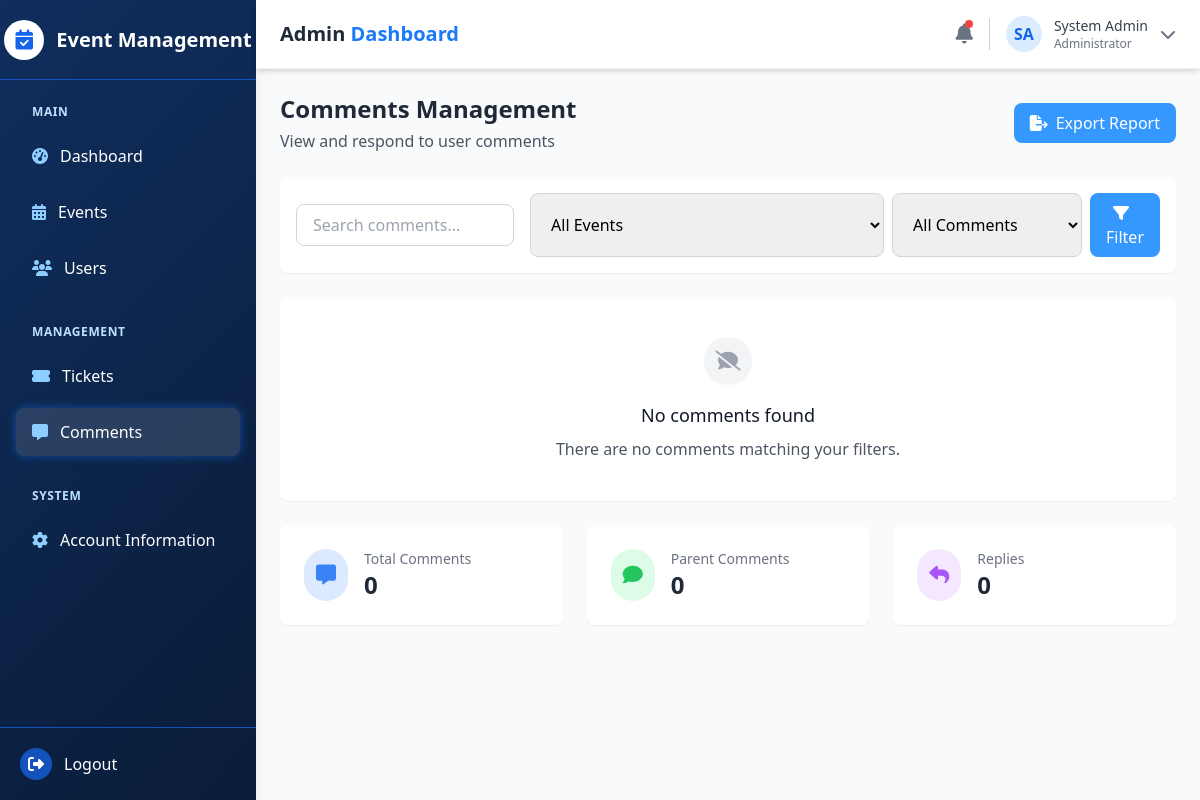
/comments/ (signed in), run on an earlier commit of the app's database.
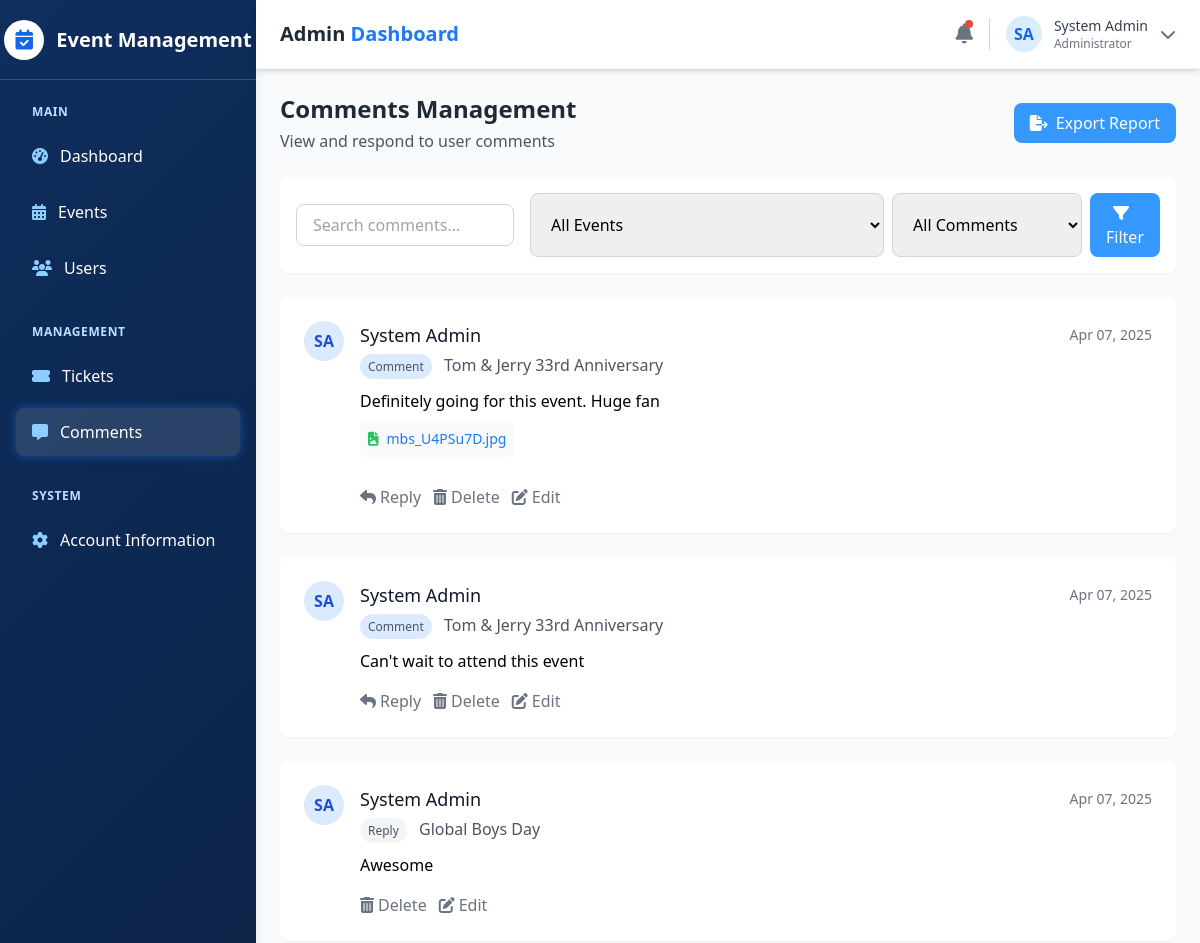
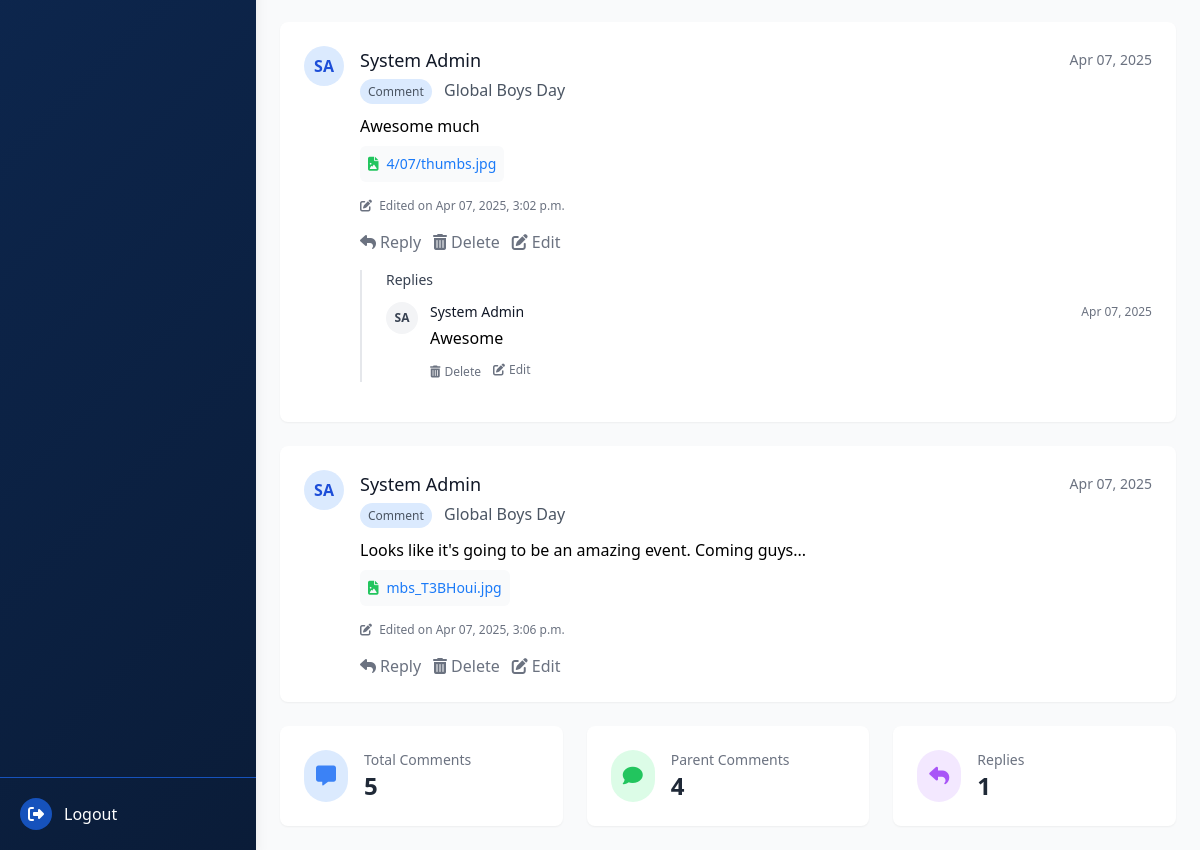
And on a later commit of the database (2 pictures, top to bottom).
### apps/main/models.py (models this page shows, shortened)
class Comment(models.Model):
    event = models.ForeignKey('Event', on_delete=models.CASCADE, related_name='comments')
    user = models.ForeignKey('users.Account', on_delete=models.CASCADE, related_name='comments')
    parent = models.ForeignKey('self', on_delete=models.CASCADE, null=True, blank=True, related_name='replies')
    content = models.TextField()
    attachment = models.FileField(upload_to='comments/%Y/%m/%d/', blank=True, null=True)
    created_at = models.DateTimeField(auto_now_add=True)
    updated_at = models.DateTimeField(auto_now=True)
    is_approved = models.BooleanField(default=True)  # For moderation if needed
    class Meta:
        ordering = ['-created_at']

class Event(models.Model):
    STATUS_CHOICES = (
        ('draft', 'Draft'),
        ('published', 'Published'),
        ('cancelled', 'Cancelled'),
    )
    CATEGORY_CHOICES = (
        ('academic', 'Academic'),
        ('social', 'Social'),
        ('workshop', 'Workshop'),
        ('conference', 'Conference'),
        ('other', 'Other'),
    )
    title = models.CharField(max_length=255)
    slug = models.SlugField(max_length=255, unique=True)
    description = models.TextField()
    location = models.CharField(max_length=255)
    start_date = models.DateTimeField()
    end_date = models.DateTimeField()
    category = models.CharField(max_length=20, choices=CATEGORY_CHOICES, default='academic')
    image = models.ImageField(upload_to='events/%Y/%m/%d/', blank=True, null=True)
    capacity = models.PositiveIntegerField(default=0)  # 0 means unlimited
    registration_deadline = models.DateTimeField(blank=True, null=True)
    status = models.CharField(max_length=10, choices=STATUS_CHOICES, default='draft')
    created_by = models.ForeignKey(settings.AUTH_USER_MODEL, on_delete=models.CASCADE, related_name='created_events')
    created_at = models.DateTimeField(auto_now_add=True)
    updated_at = models.DateTimeField(auto_now=True)
    class Meta:
        ordering = ['-start_date']
        indexes = [
            models.Index(fields=['-start_date']),
            models.Index(fields=['status']),
        ]

### apps/users/models.py (models this page shows, shortened)
class Account(AbstractBaseUser, PermissionsMixin):
    email = models.EmailField(verbose_name='email', max_length=60, unique=True)
    name = models.CharField(max_length=100, null=True)
    is_admin = models.BooleanField(default=False)
    is_active = models.BooleanField(default=True)
    is_staff = models.BooleanField(default=False)
    is_superuser = models.BooleanField(default=False)
    created_at = models.DateTimeField(auto_now_add=True)
    updated_at = models.DateTimeField(auto_now=True)
    USERNAME_FIELD = 'email'
    objects = MyAccountManager()
    class Meta:
        ordering = ['-updated_at', 'name' ]
    def has_perm(self, perm, obj=None):
        return self.is_admin
    @property
    def get_abbreviated_name(self):
        if self.name:
            name_parts = self.name.split()
            if len(name_parts) >= 2:
                return f"{name_parts[0][0]}{name_parts[-1][0]}"
            return name_parts[0][:2]
        else:
            return self.email[:2]
    @property
    def get_full_name(self):
        return self.name if self.name else self.email

### apps/main/views.py (the view, shortened to what this page needs)
# urls.py: path('comments/', views.comments_management, name='comments_management'),
@user_passes_test(lambda u: u.is_staff)
def comments_management(request):
    events = Event.objects.filter(status='published').order_by('title')
    comments_queryset = Comment.objects.select_related('user', 'event', 'parent').order_by('-created_at')
    search_query = request.GET.get('search', '')
    event_filter = request.GET.get('event', '')
    status_filter = request.GET.get('status', '')
    if event_filter:
        comments_queryset = comments_queryset.filter(event_id=event_filter)
    if status_filter:
        if status_filter == 'parent':
            comments_queryset = comments_queryset.filter(parent=None)
        elif status_filter == 'replies':
            comments_queryset = comments_queryset.exclude(parent=None)
    paginator = Paginator(comments_queryset, 10)  # Show 10 comments per page
    page_number = request.GET.get('page', 1)
    comments_list = paginator.get_page(page_number)
    stats = {
        'total': Comment.objects.count(),
        'parent': Comment.objects.filter(parent=None).count(),
        'replies': Comment.objects.exclude(parent=None).count(),
    }
    context = {
        'comments_list': comments_list,
        'events': events,
        'stats': stats,
        'page': 'comments',
    }
    return render(request, 'comments_management.html', context)

### apps/users/managers.py (called while the page is built)
    def get_queryset(self):
        return super().get_queryset().filter(is_active=True)

### templates/comments_management.html (shortened to what the changed rows need)
{% extends 'base.html' %}
{% load static %}
{% block content %}
  <div class="p-6">
    <div class="flex flex-col md:flex-row justify-between items-start md:items-center mb-6">
      <div>
        <h1 class="text-2xl font-bold text-gray-800">Comments Management</h1>
      </div>
    </div>
    <div class="space-y-6 mb-6">
      {% if comments_list %}
        {% for comment in comments_list %}
          <div class="bg-white rounded-lg shadow-sm overflow-hidden">
            <div class="p-6">
              <div class="flex items-start">
                <div class="flex-shrink-0">
                  <div class="h-10 w-10 rounded-full bg-blue-100 text-blue-700 flex items-center justify-center font-bold">
                    {{ comment.user.get_abbreviated_name|slice:":2"|upper|default:comment.user.email|slice:":2"|upper }}
                  </div>
                </div>
                <div class="ml-4 flex-grow">
                  <div class="flex items-center justify-between">
                    <h3 class="text-lg font-medium text-gray-900">{{ comment.user.get_full_name|default:comment.user.email }}</h3>
                    <span class="text-sm text-gray-500">{{ comment.created_at|date:"M d, Y" }}</span>
                  </div>
                  <div class="flex items-center mt-1">
                    <span class="text-gray-600">
                      {% if comment.parent %}
                        <span class="text-xs bg-gray-100 px-2 py-1 rounded-full">Reply</span>
                      {% else %}
                        <span class="text-xs bg-blue-100 px-2 py-1 rounded-full">Comment</span>
                      {% endif %}
                      <span class="ml-2">{{ comment.event.title }}</span>
                    </span>
                  </div>
                  <p class="mt-3 text-gray-700">
                    {{ comment.content|linebreaks }}
                  </p>
                  {% if comment.attachment %}
                  <div class="mt-2 mb-3 bg-gray-50 rounded-md p-2 inline-block">
                    <a href="{{ comment.attachment.url }}" target="_blank" class="flex items-center text-sm text-primary-600 hover:text-primary-800">
                      {% with ext=comment.attachment.name|lower %}
                        {% if '.pdf' in ext %}
                          <i class="fas fa-file-pdf text-red-500 mr-2"></i>
                        {% elif '.doc' in ext or '.docx' in ext %}
                          <i class="fas fa-file-word text-blue-500 mr-2"></i>
                        {% elif '.jpg' in ext or '.jpeg' in ext or '.png' in ext %}
                          <i class="fas fa-file-image text-green-500 mr-2"></i>
                        {% else %}
                          <i class="fas fa-file text-gray-500 mr-2"></i>
                        {% endif %}
                      {% endwith %}
                      {{ comment.attachment.name|slice:"-15:" }}
                    </a>
                  </div>
                  {% endif %}
                  {% if comment.updated_at|date:"U" > comment.created_at|date:"U" %}
                    <p class="text-xs text-gray-500 mt-1">
                      <i class="fas fa-edit mr-1"></i> Edited on {{ comment.updated_at|date:"M d, Y, g:i a" }}
                    </p>
                  {% endif %}
                  <div class="mt-4 flex items-center justify-between">
                    <div class="flex space-x-3">
                      {% if not comment.parent %}
                        <button class="flex items-center text-gray-500 hover:text-blue-500" onclick="toggleReplyForm('{{ comment.id }}')">
                          <i class="fas fa-reply mr-1"></i>
                          <span>Reply</span>
                        </button>
                      {% endif %}
                      {% if perms.main.delete_comment %}
                        <form method="post" action="{% url 'main:delete_comment' comment.id %}" class="inline" onsubmit="return confirm('Are you sure you want to delete this comment?');">
                          <button type="submit" class="flex items-center text-gray-500 hover:text-red-500">
                            <i class="fas fa-trash-alt mr-1"></i>
                            <span>Delete</span>
                          </button>
                        </form>
                      {% endif %}
                      {% if perms.main.change_comment %}
                        <button class="flex items-center text-gray-500 hover:text-green-500" onclick="toggleEditForm('{{ comment.id }}')">
                          <i class="fas fa-edit mr-1"></i>
                          <span>Edit</span>
                        </button>
                      {% endif %}
                    </div>
                  </div>
                  {% if not comment.parent and comment.replies.exists %}
                    <div class="mt-4 pl-6 border-l-2 border-gray-200">
                      <h4 class="text-sm font-medium text-gray-700 mb-3">Replies</h4>
                      {% for reply in comment.replies.all %}
                        <div class="mb-4 {% if not forloop.last %}pb-4 border-b border-gray-100{% endif %}">
                          <div class="flex items-start">
                            <div class="flex-shrink-0">
                              <div class="h-8 w-8 rounded-full bg-gray-100 text-gray-700 flex items-center justify-center font-bold text-xs">
                                {{ reply.user.get_abbreviated_name|slice:":2"|upper|default:reply.user.email|slice:":2"|upper }}
                              </div>
                            </div>
                            <div class="ml-3 flex-grow">
                              <div class="flex items-center justify-between">
                                <h5 class="text-sm font-medium text-gray-900">{{ reply.user.get_full_name|default:reply.user.email }}</h5>
                                <span class="text-xs text-gray-500">{{ reply.created_at|date:"M d, Y" }}</span>
                              </div>
                              <p class="mt-1 text-sm text-gray-700">
                                {{ reply.content|linebreaks }}
                              </p>
                              <div class="mt-2 flex space-x-3">
                                {% if perms.main.delete_comment %}
                                  <form method="post" action="{% url 'main:delete_comment' reply.id %}" class="inline" onsubmit="return confirm('Are you sure you want to delete this reply?');">
                                    <button type="submit" class="text-xs text-gray-500 hover:text-red-500">
                                      <i class="fas fa-trash-alt mr-1"></i>Delete
                                    </button>
                                  </form>
                                {% endif %}
                                {% if perms.main.change_comment %}
                                  <button class="text-xs text-gray-500 hover:text-green-500" onclick="toggleEditForm('{{ reply.id }}')">
                                    <i class="fas fa-edit mr-1"></i>Edit
                                  </button>
                                {% endif %}
                              </div>
                            </div>
                          </div>
                        </div>
                      {% endfor %}
                    </div>
                  {% endif %}
                </div>
              </div>
            </div>
          </div>
        {% endfor %}
      {% else %}
        <div class="bg-white rounded-lg shadow-sm p-10 text-center">
          <div class="mx-auto flex items-center justify-center h-12 w-12 rounded-full bg-gray-100 mb-4">
            <i class="fas fa-comment-slash text-gray-400 text-xl"></i>
          </div>
          <h3 class="text-lg font-medium text-gray-900 mb-2">No comments found</h3>
          <p class="text-gray-600">There are no comments matching your filters.</p>
        </div>
      {% endif %}
    </div>
    <div class="grid grid-cols-1 md:grid-cols-3 gap-6 mt-6">
      <div class="bg-white rounded-lg shadow-sm p-6">
        <div class="flex items-center">
          <div class="ml-4">
            <p class="text-sm font-medium text-gray-500">Total Comments</p>
            <p class="text-2xl font-semibold text-gray-800">{{ stats.total }}</p>
          </div>
        </div>
      </div>
      <div class="bg-white rounded-lg shadow-sm p-6">
        <div class="flex items-center">
          <div class="ml-4">
            <p class="text-sm font-medium text-gray-500">Parent Comments</p>
            <p class="text-2xl font-semibold text-gray-800">{{ stats.parent }}</p>
          </div>
        </div>
      </div>
      <div class="bg-white rounded-lg shadow-sm p-6">
        <div class="flex items-center">
          <div class="ml-4">
            <p class="text-sm font-medium text-gray-500">Replies</p>
            <p class="text-2xl font-semibold text-gray-800">{{ stats.replies }}</p>
          </div>
        </div>
      </div>
    </div>
  </div>
{% endblock %}

What changed in the data, as far as the page shows it:
added Comment: user.get_abbreviated_name "SA", user.get_full_name "System Admin", created_at "Apr 07, 2025", shows "Comment", event "Tom & Jerry 33rd Anniversary", content "Definitely going for this event. Huge fan", attachment.name "mbs_U4PSu7D.jpg", shown under "Comments Management"
added Comment: user.get_abbreviated_name "SA", user.get_full_name "System Admin", created_at "Apr 07, 2025", shows "Comment", event "Tom & Jerry 33rd Anniversary", content "Can't wait to attend this event", shown under "Comments Management"
added Comment: user.get_abbreviated_name "SA", user.get_full_name "System Admin", created_at "Apr 07, 2025", shows "Reply", event "Global Boys Day", content "Awesome"
added Comment: user.get_abbreviated_name "SA", user.get_full_name "System Admin", created_at "Apr 07, 2025", shows "Comment", event "Global Boys Day", content "Awesome much", attachment.name "4/07/thumbs.jpg", updated_at "Apr 07, 2025, 3:02 p.m.", shown under "Comments Management"
added Comment: user.get_abbreviated_name "SA", user.get_full_name "System Admin", created_at "Apr 07, 2025", shows "Comment", event "Global Boys Day", content "Looks like it's going to be an amazing event. Coming guys...", attachment.name "mbs_T3BHoui.jpg", updated_at "Apr 07, 2025, 3:06 p.m.", shown under "Comments Management"
Also different on the page:
{{ stats.total }}: "0" → "5"
{{ stats.parent }}: "0" → "4"
{{ stats.replies }}: "0" → "1"
text no longer shown: "No comments found There are no comments matching your filters."
